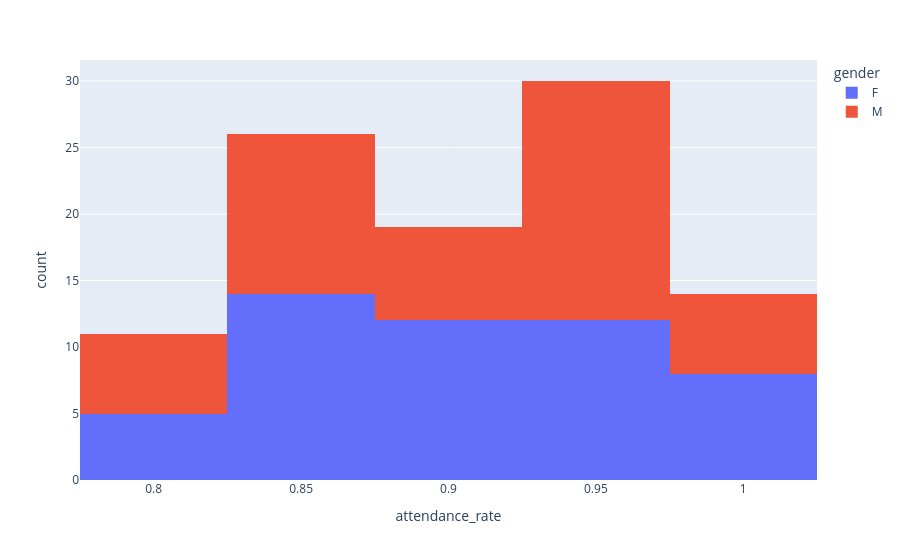

Notebook source saved alongside this figure:
### Code cell
fig = px.histogram(students_marks,x='attendance_rate',color='gender',nbins=5)
fig.show()

### Figure 1 — Plotly figure (JSON) as saved in the notebook; plotly's stock layout.template omitted (floating-point values rounded to 4 significant figures)
{"data": [{"alignmentgroup": "True", "bingroup": "x", "hovertemplate": "gender=F<br>attendance_rate=%{x}<br>count=%{y}<extra></extra>", "legendgroup": "F", "marker": {"color": "#636efa", "pattern": {"shape": ""}}, "name": "F", "nbinsx": 5, "offsetgroup": "F", "orientation": "v", "showlegend": true, "type": "histogram", "x": [0.89, 0.83, 0.92, 0.94, 0.97, 0.97, 0.8, 0.92, 0.94, 0.99, 0.87, 0.99, 0.95, 0.98, 0.89, 0.85, 0.88, 0.82, 0.85, 0.92, 0.83, 0.87, 1, 0.88, 0.87, 0.99, 0.98, 0.97, 0.93, 0.91, 0.83, 0.92, 0.94, 0.91, 0.84, 0.99, 0.91, 0.96, 0.92, 0.86, 0.85, 0.95, 0.86, 0.96, 0.83, 0.86, 0.81, 0.82, 0.82, 0.94, 0.98], "xaxis": "x", "yaxis": "y"}, {"alignmentgroup": "True", "bingroup": "x", "hovertemplate": "gender=M<br>attendance_rate=%{x}<br>count=%{y}<extra></extra>", "legendgroup": "M", "marker": {"color": "#EF553B", "pattern": {"shape": ""}}, "name": "M", "nbinsx": 5, "offsetgroup": "M", "orientation": "v", "showlegend": true, "type": "histogram", "x": [0.98, 0.8, 0.95, 0.84, 0.93, 0.84, 0.96, 0.95, 0.92, 0.81, 0.9, 1, 0.97, 0.86, 0.99, 0.95, 1, 0.96, 0.96, 0.97, 0.83, 0.83, 0.88, 0.84, 0.98, 0.91, 0.99, 0.87, 0.97, 0.97, 0.87, 0.8, 0.88, 0.97, 0.92, 0.85, 0.95, 0.81, 0.82, 0.93, 0.94, 0.94, 0.82, 0.83, 0.84, 0.91, 0.83, 0.97, 0.95], "xaxis": "x", "yaxis": "y"}], "layout": {"barmode": "relative", "legend": {"title": {"text": "gender"}, "tracegroupgap": 0}, "margin": {"t": 60}, "xaxis": {"anchor": "y", "domain": [0, 1], "title": {"text": "attendance_rate"}}, "yaxis": {"anchor": "x", "domain": [0, 1], "title": {"text": "count"}}}}
